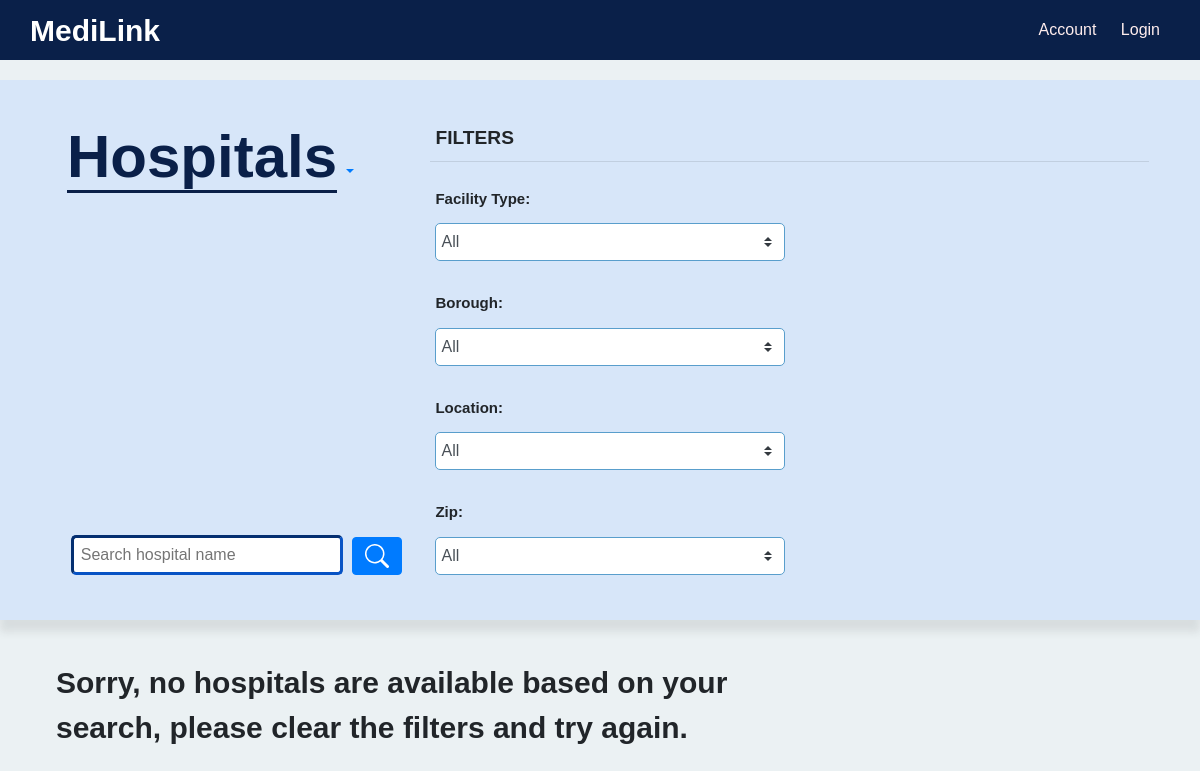
The app's page /hospital/, older data.
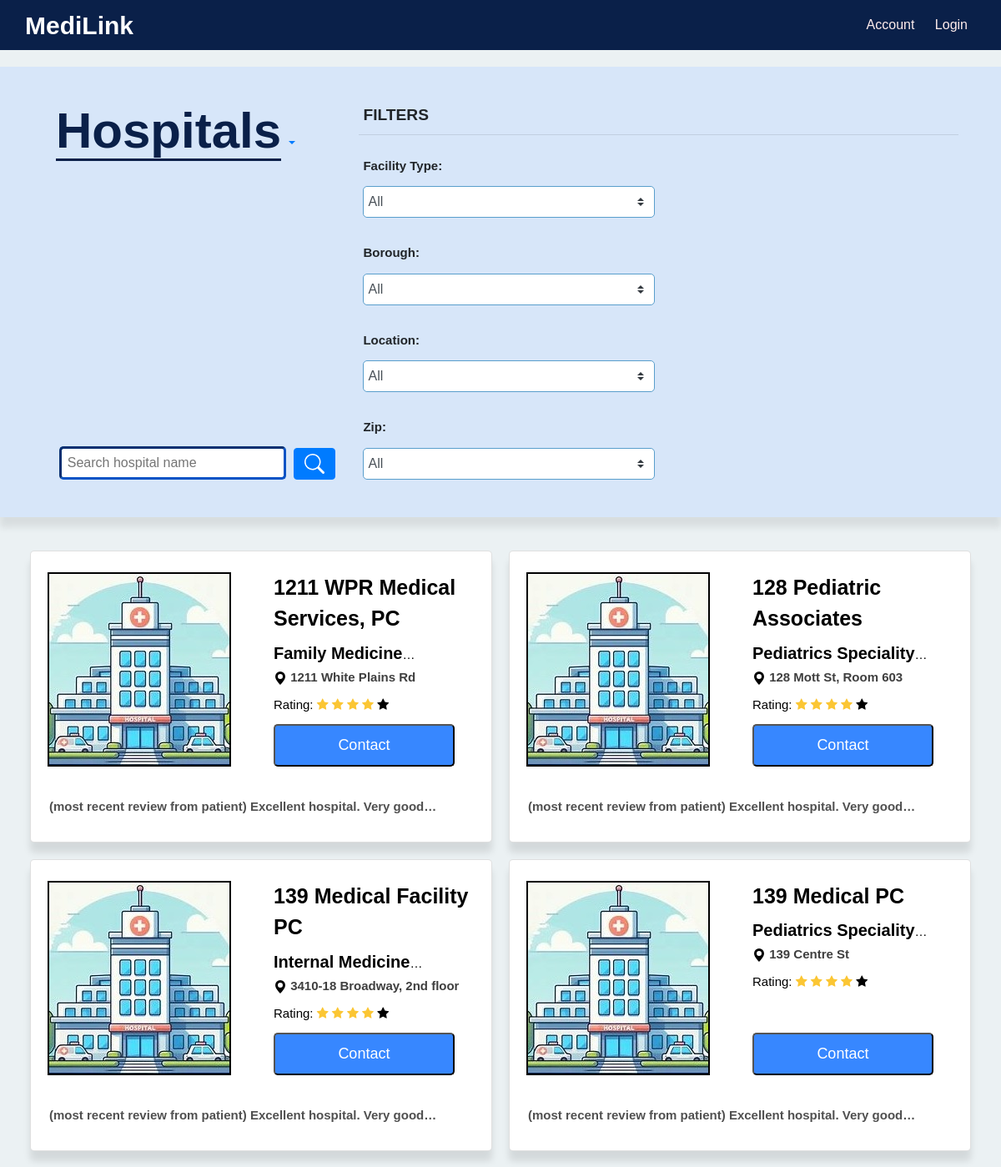
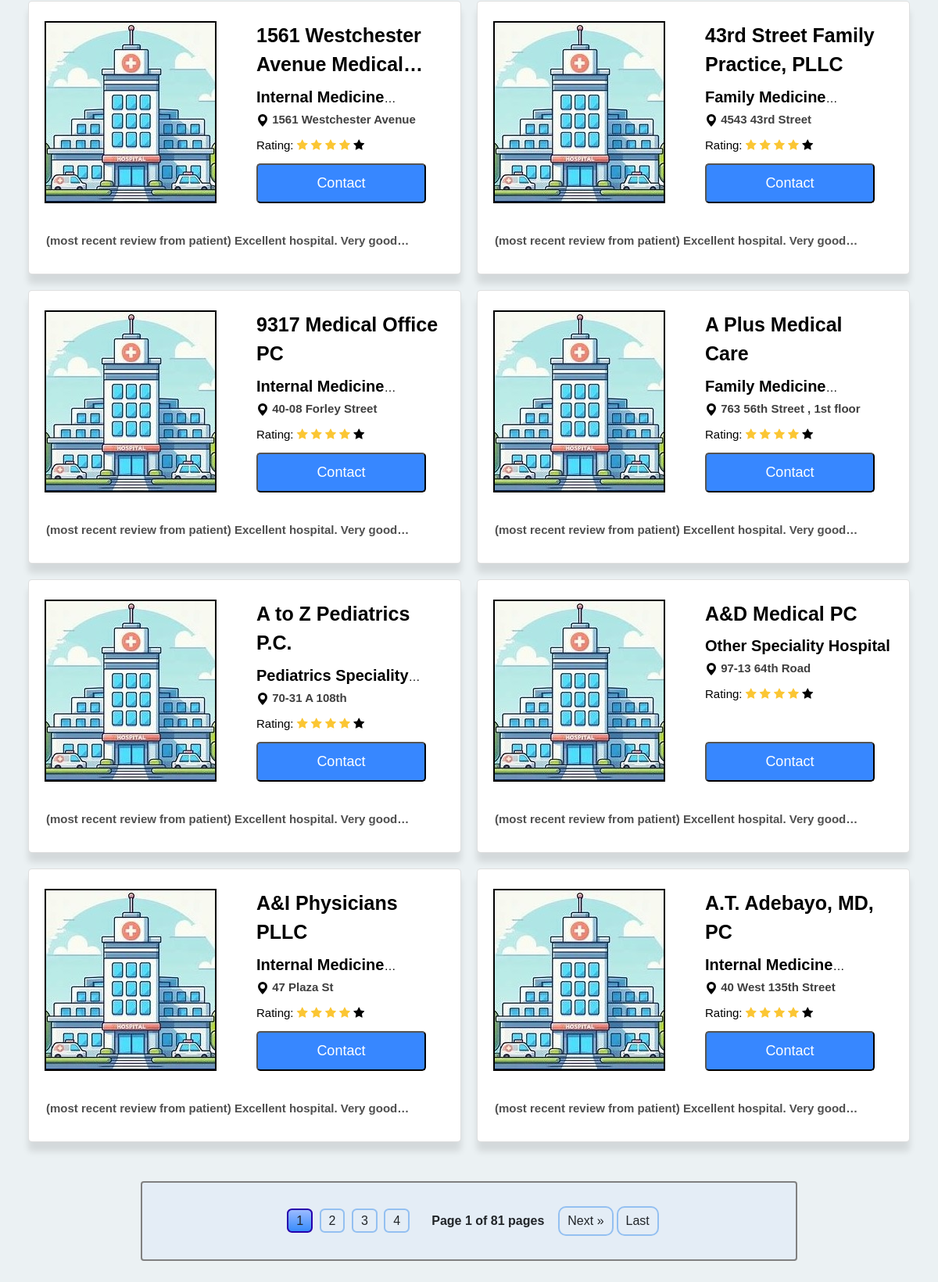
The same page, newer data (2 pictures, top to bottom).
### hospital/models.py (models this page shows, shortened)
class Hospital(models.Model):
    name = models.CharField(max_length=100)
    facility_type = models.CharField(max_length=100)
    borough = models.CharField(max_length=50, choices=Choices.boroughs)
    phone = models.CharField(max_length=15)
    location = models.CharField(max_length=200)
    postal_code = models.IntegerField()
    latitude = models.FloatField(null=True)
    longitude = models.FloatField(null=True)

### hospital/views.py (the view)
# urls.py: path("", views.HospitalListView.as_view(), name="list_view"),
class HospitalListView(generic.ListView):
    model = Hospital
    template_name = "hospital/hospital_list.html"
    context_object_name = "hospital_list"
    def get_queryset(self):
        hospitals = Hospital.objects.all().order_by("name")
        filter_form = HospitalFilterForm(self.request.GET)
        """
        filter backend implementation
        """
        if filter_form.is_valid():
            name = filter_form.cleaned_data.get("name")
            facility_type = filter_form.cleaned_data.get("facility_type")
            location = filter_form.cleaned_data.get("location")
            borough = filter_form.cleaned_data.get("borough")
            postal_code = filter_form.cleaned_data.get("postal_code")
            if name:
                """
                to make the name contains the input name
                """
                hospitals = hospitals.filter(name__contains=name)
            if facility_type and facility_type != "All":
                hospitals = hospitals.filter(facility_type=facility_type)
            if location and location != "All":
                hospitals = hospitals.filter(location=location)
            if borough and borough != "All":
                hospitals = hospitals.filter(borough=borough)
            if postal_code and postal_code != "All":
                hospitals = hospitals.filter(postal_code=postal_code)
        return hospitals
    def get_context_data(self, **kwargs):
        context = super().get_context_data(**kwargs)
        """
        Pagination use the paginator to make pagination,
        which contains two variables,
        the first one is the context hospital list from get_queryset,
        the second one is the quantity of the page items.
        """
        paginator = Paginator(context["hospital_list"], 12)
        page_number = self.request.GET.get("page")
        hospital_list = paginator.get_page(page_number)
        context["hospital_list"] = hospital_list
        facility_type = self.request.GET.get("facility_type", "all")
        location = self.request.GET.get("location", "all")
        borough = self.request.GET.get("borough", "all")
        postal_code = self.request.GET.get("postal_code", "all")
        name = self.request.GET.get("name", "")
        context["filter_form"] = HospitalFilterForm(
            initial={
                "facility_type": facility_type,
                "location": location,
                "borough": borough,
                "postal_code": postal_code,
                "name": name,
            }
        )
        return context

### hospital/templates/hospital/hospital_list.html (shortened to what the changed rows need)
{% load static %}
<link rel="stylesheet" href="https://cdnjs.cloudflare.com/ajax/libs/font-awesome/4.7.0/css/font-awesome.min.css">
<body>
    {% include "user/navbar.html" %}
    <link rel="stylesheet" href="{% static 'hospital/css/hospitalListStyle.css' %}">
    <div class="hospital-list">
        {% if hospital_list %}
        {% for hospital in hospital_list%}
        <div class="hospital_link">
            <div class="card container">
                <div class="card-row row">
                    <div class="card-left-column col">
                        <a href="{%url 'hospital:detail_view' hospital.id %}">
                            <img class="card-avatar" src="{% static 'hospital/images/hospital_profile_picture.jpeg' %}" alt="placeholder">
                        </a>
                    </div>
                    <div class="card-right-column col">
                        <a href="{%url 'hospital:detail_view' hospital.id %}">
                            <p>{{hospital.name}}</p>
                            <h3><span id="speciality">{{hospital.facility_type}}</span></h3>
                            <h3>
                                <svg xmlns="http://www.w3.org/2000/svg" width="16" height="16" fill="currentColor" class="bi bi-geo-alt-fill" viewBox="0 0 16 16">
                                    <path d="M8 16s6-5.686 6-10A6 6 0 0 0 2 6c0 4.314 6 10 6 10zm0-7a3 3 0 1 1 0-6 3 3 0 0 1 0 6z"/>
                                </svg>
                                <span id="address">{{hospital.location}}</span>
                            </h3>
                            <div class="ratings">
                                <h3>Rating:
                                    <i class="fa fa-star rating-color"></i>
                                    <i class="fa fa-star rating-color"></i>
                                    <i class="fa fa-star rating-color"></i>
                                    <i class="fa fa-star rating-color"></i>
                                    <i class="fa fa-star"></i>
                                </h3>
                            </div>
                        </a>
                        <div class="contact">
                            <button style="font-size:18px" class="book-appointment" data-toggle="modal"
                             data-target="#contact_modal" data-phone="{{hospital.phone}}">
                                Contact
                            </button>
                        </div>
                    </div>
                </div>
                <div class="card-row">
                    <h3 class="card-border">
                        (most recent review from patient) Excellent hospital. Very good experience!
                    </h3>
                </div>
            </div>
        </div>
        {% endfor %}
    </div>
    <div class="pagination container">
        <div class="page-numbers">
            {% for num in hospital_list.paginator.page_range %}
            {% if hospital_list.number == num %}
            <a onclick="javascript:getPageUrl({{ num }})" class="page active">{{ num }}</a>
            {% elif num > hospital_list.number|add:'-4' and num < hospital_list.number|add:'4' %} <a onclick="javascript:getPageUrl({{ num }})"
                class="page">{{ num }}</a>
                {% endif %}
                {% endfor %}
        </div>
        <span class="current mx-3">Page {{ hospital_list.number }} of {{ hospital_list.paginator.num_pages }} pages</span>
        {% if hospital_list.has_next %}
        <a onclick="javascript:getPageUrl({{ hospital_list.next_page_number }})" class="next">Next &raquo;</a>
        <a onclick="javascript:getPageUrl({{ hospital_list.paginator.num_pages }})" class="last">Last</a>
        {% endif %}
    </div>
    {% else %}
    <p class="no-result">
        Sorry, no hospitals are available based on your search, please
        clear the filters and try again.
    </p>
    {% endif %}
</body>

Row changes from the older to the newer data that the page shows:
added Hospital: name "1211 WPR Medical Services, PC", facility_type "Family…", location "1211 White Plains Rd"
added Hospital: name "128 Pediatric Associates", facility_type "Pediatrics…", location "128 Mott St, Room 603"
added Hospital: name "139 Medical Facility PC", facility_type "Internal…", location "3410-18 Broadway, 2nd floor"
added Hospital: name "139 Medical PC", facility_type "Pediatrics…", location "139 Centre St"
added Hospital: name "1561 Westchester Avenue…", facility_type "Internal…", location "1561 Westchester Avenue"
added Hospital: name "43rd Street Family Practice, PLLC", facility_type "Family…", location "4543 43rd Street"
added Hospital: name "9317 Medical Office PC", facility_type "Internal…", location "40-08 Forley Street"
added Hospital: name "A Plus Medical Care", facility_type "Family…", location "763 56th Street , 1st floor"
added Hospital: name "A to Z Pediatrics P.C.", facility_type "Pediatrics…", location "70-31 A 108th"
added Hospital: name "A&D Medical PC", facility_type "Other Speciality Hospital", location "97-13 64th Road"
added Hospital: name "A&I Physicians PLLC", facility_type "Internal…", location "47 Plaza St"
added Hospital: name "A.T. Adebayo, MD, PC", facility_type "Internal…", location "40 West 135th Street"
Text that changed along with them:
{{ hospital_list.number }}: (not shown) → "1"
{{ hospital_list.paginator.num_pages }}: (not shown) → "81"
new list line: "1"
new list line: "2"
new list line: "3"
new list line: "4"
text no longer shown: "Sorry, no hospitals are available based on your search, please clear the filters and try again."
text now shown: "Page of pages Next » Last"
